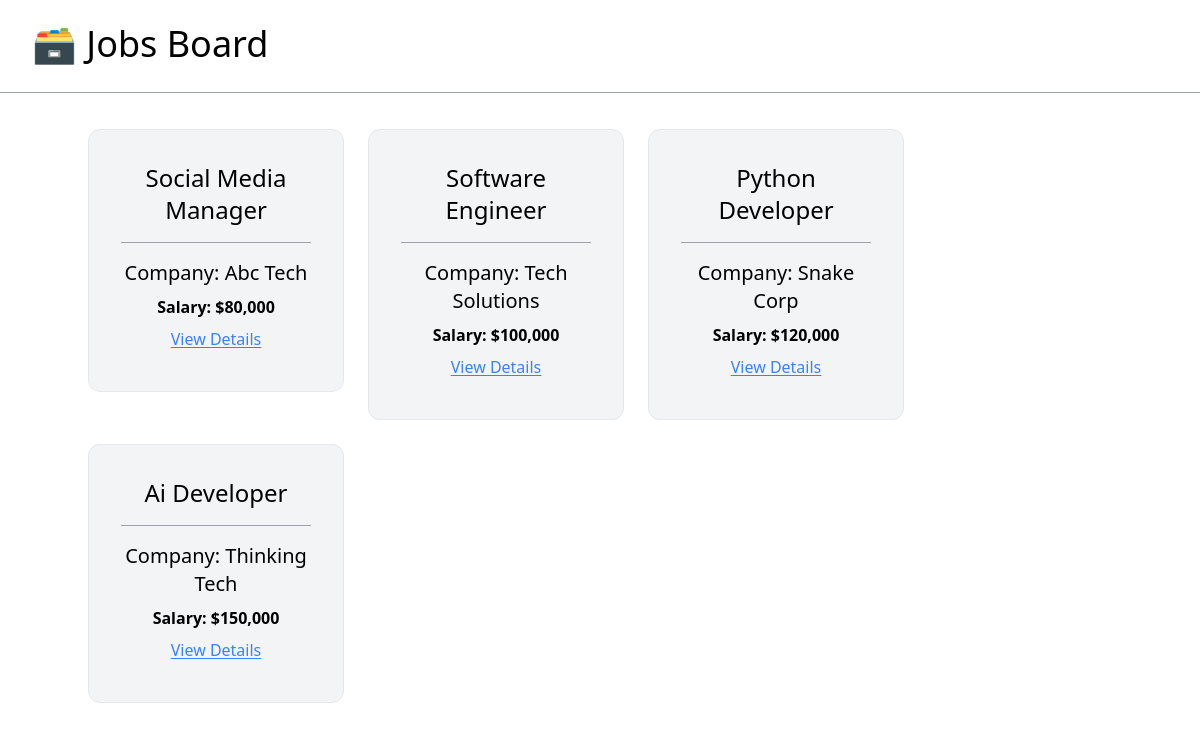
Screenshot of /jobs/ with the database file from the repository.
### S05_JobsBoardApp/models.py (models this page shows, shortened)
class JobPosting(models.Model):
    title = models.CharField(max_length=100)
    description = models.TextField()
    company = models.CharField(max_length=100)
    salary = models.IntegerField()
    is_active = models.BooleanField(default=False)

### S05_JobsBoardApp/views.py (the view)
def jobs_index(request):
    active_jobs = JobPosting.objects.filter(is_active=True)
    return render(request=request, template_name="S05_JobsBoardApp/index.html", context={"active_jobs": active_jobs})

### S05_JobsBoardApp/templates/S05_JobsBoardApp/index.html
{% extends "S05_JobsBoardApp/_base.html" %}
{% load humanize %}
{% block content %}
<div class="flex mt-9 mx-auto gap-6 justify-left flex-wrap">
    {% for job in active_jobs %}
        <a class="w-1/4" href="{% url 'jobs-detail' job.id %}">
        <div class="border rounded-xl pt-8 px-8 bg-gray-100 hover:bg-gray-200 hover:cursor-pointer text-center pb-10">
            <h2 class="text-2xl pb-4">{{ job.title|title }}</h2>
            <hr class="border-gray-400 pb-4">
            <p class="text-xl pb-2">Company: {{ job.company|title }}</p>
            <p class="font-semibold pb-2">Salary: ${{ job.salary|intcomma }}</p>
            <span class="underline underline-offset-2 text-blue-500 hover:text-blue-300">View Details</span>
        </div>
        </a>
    {% endfor %}
</div>
{% endblock content %}

### rows the page displays
JobPosting: title "Social Media Manager", company "Abc Tech", salary "80,000"
JobPosting: title "Software Engineer", company "Tech Solutions", salary "100,000"
JobPosting: title "Python Developer", company "Snake Corp", salary "120,000"
JobPosting: title "Ai Developer", company "Thinking Tech", salary "150,000"
